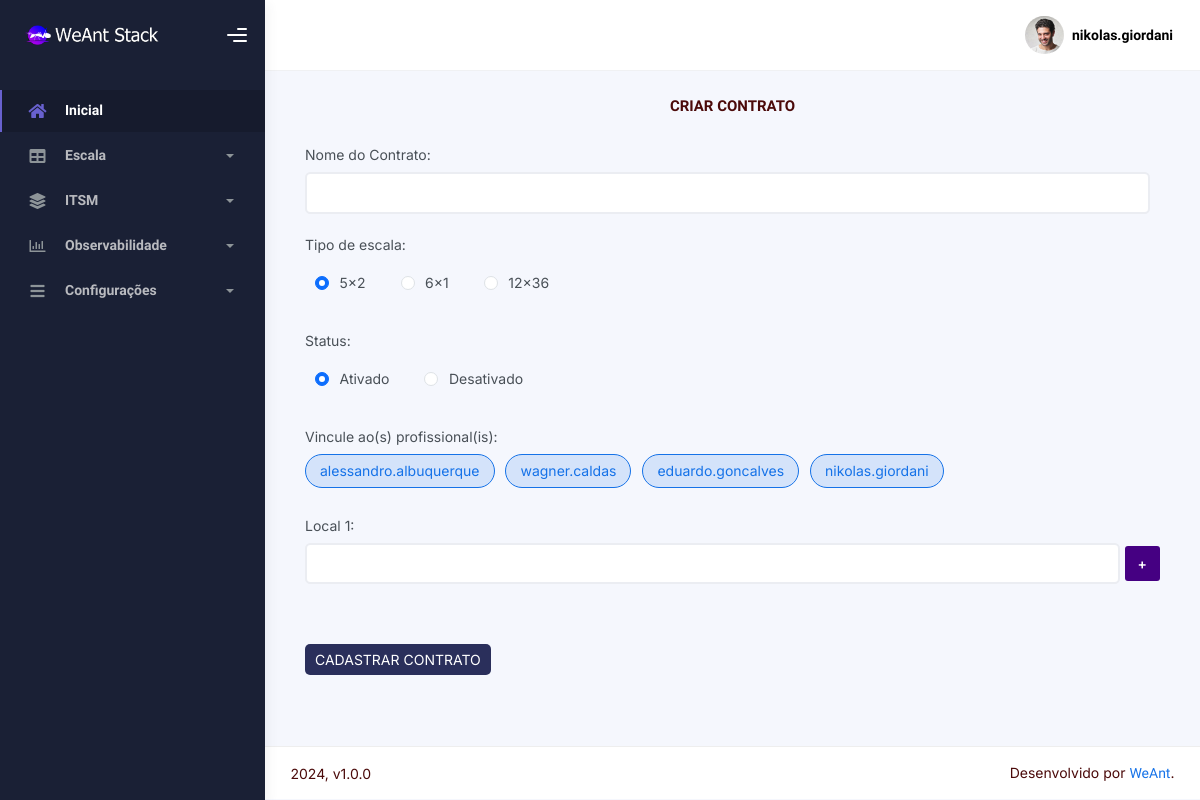
Page /criarcontrato.php (signed in) on the earlier database version.
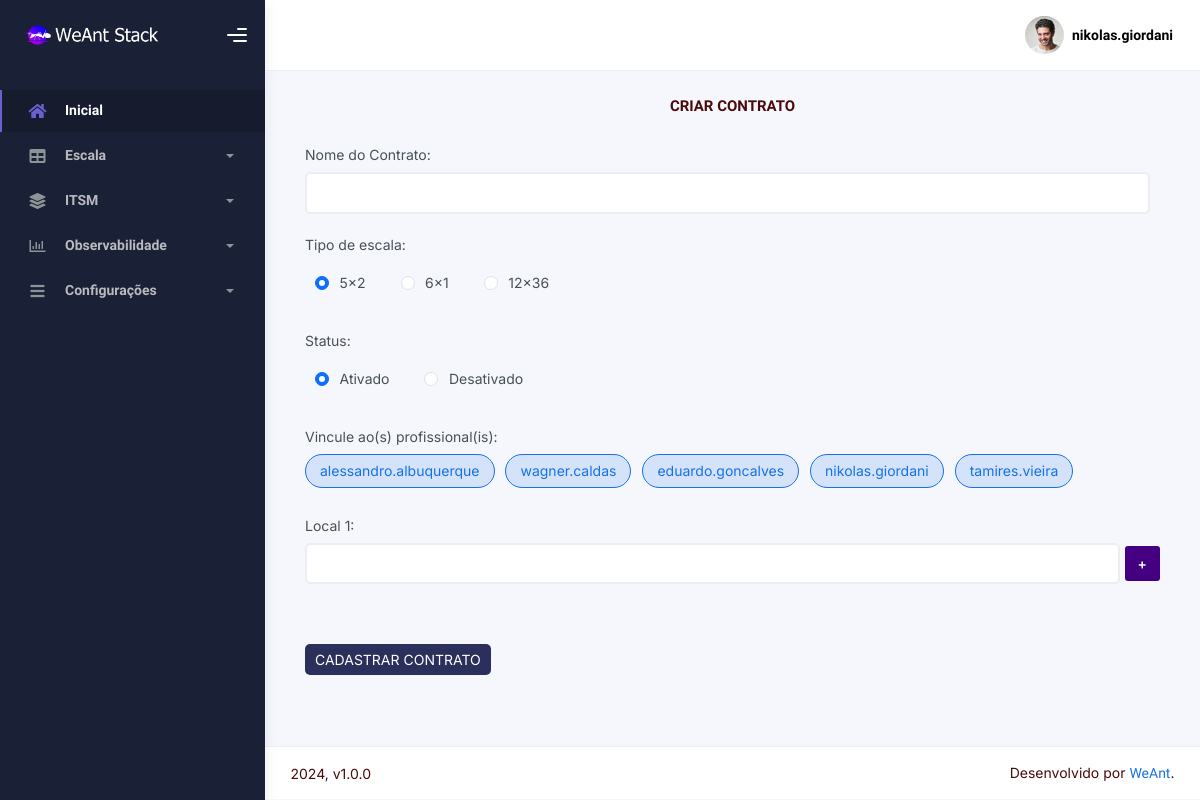
Same page on the later database version.
### tables this page shows
CREATE TABLE `usuario` (
  `id` int(11) NOT NULL,
  `login` varchar(60) NOT NULL,
  `senha` varchar(60) NOT NULL,
  `nome` varchar(60) NOT NULL,
  `cpf` varchar(60) NOT NULL,
  `nascimento` varchar(60) NOT NULL,
  `genero` varchar(60) NOT NULL,
  `email` varchar(60) NOT NULL,
  `telefone` varchar(60) NOT NULL,
  `departamento` varchar(60) DEFAULT NULL,
  `cargo` varchar(60) DEFAULT NULL,
  `nivel` varchar(60) NOT NULL,
  `pnivel` varchar(60) NOT NULL,
  `ativo` varchar(60) NOT NULL,
  `pativo` varchar(60) NOT NULL,
  `gerasenha` varchar(60) NOT NULL,
  `horario` varchar(60) NOT NULL,
  `dia` varchar(60) NOT NULL,
  `semana` varchar(60) NOT NULL,
  `mes` varchar(60) NOT NULL,
  `ano` varchar(60) NOT NULL,
  `operador` varchar(60) NOT NULL
);

### sec/sec_verifica.php (called while the page is built, shortened)
<?php
include "config.php";
$sqlc = "SELECT * FROM usuario WHERE id=" . $_SESSION['UsuarioID'];
  $query = $conn->query($sqlc);
    $dados = $query->fetch_assoc();
      $idlogado = $dados['id'];
      $usuariologado = $dados['login'];
?>

### sec/pesquisa_coletausuarios.php (the view, shortened to what the changed rows need)
<?php
include "sec_verifica.php";
    $query_validacao_licenca = "SELECT * FROM licenca WHERE id_usuario = '$idlogado'";
        $resultado_validacao_licenca = $conn->query($query_validacao_licenca);
            if ($resultado_validacao_licenca->num_rows > 0){
                $dados_validacao_licenca = $resultado_validacao_licenca->fetch_assoc();
                $id_cliente_validacao_licenca = $dados_validacao_licenca['id_cliente'];
                $query_coleta_usuarios = "SELECT * FROM licenca WHERE id_cliente = '$id_cliente_validacao_licenca'";
                    $resultado_coleta_usuarios = $conn->query($query_coleta_usuarios);
                        while ($dados_coleta_usuarios = $resultado_coleta_usuarios->fetch_assoc()) {
                                $id_coleta_usuarios = $dados_coleta_usuarios['id_usuario'];
                            $query_validacao_usuario = "SELECT * FROM usuario WHERE id = '$id_coleta_usuarios'";
                                $resultado_validacao_usuario = $conn->query($query_validacao_usuario);
                                    while ($dados_validacao_usuario = $resultado_validacao_usuario->fetch_assoc()) {
                                        $id_validacao_usuario = $dados_validacao_usuario['id'];
                                        $login_validacao_usuario = $dados_validacao_usuario['login'];
                                            echo '
                                            <div class="selectgroup selectgroup-pills">
                                                <label class="selectgroup-item">
                                                <input
                                                    type="checkbox"
                                                    name="profissionais[]"
                                                    value="' . $id_validacao_usuario . '"
                                                    class="selectgroup-input"
                                                    checked=""
                                                />
                                                <span class="selectgroup-button">' . $login_validacao_usuario . '</span>
                                            </div>
                                        ';
                                    }
                         }
            }
?>

### tudo_cima.php (shortened to what the changed rows need)
<?php
include "sec/sec_verifica.php";
?>
<html lang="br">
  <head>
    <link rel="stylesheet" href="assets/css/bootstrap.min.css" />
    <link rel="stylesheet" href="assets/css/plugins.min.css" />
    <link rel="stylesheet" href="assets/css/kaiadmin.min.css" />
    <link rel="stylesheet" href="assets/css/calendario.css" />
    <link rel="stylesheet" href="assets/css/usuarios.css" />
    <link rel="stylesheet" href="assets/css/contratos.css" />
    <link rel="stylesheet" href="assets/css/geral.css" />
    <link rel="stylesheet" href="assets/css/demo.css" />
  </head>
  <body>
    <div class="wrapper">
      <div class="main-panel">
        <div class="main-header">
          <nav class="navbar navbar-header navbar-header-transparent navbar-expand-lg border-bottom">
            <div class="container-fluid">
              <ul class="navbar-nav topbar-nav ms-md-auto align-items-center">
                <li class="nav-item topbar-user dropdown hidden-caret">
                  <a
                    class="dropdown-toggle profile-pic"
                    data-bs-toggle="dropdown"
                    href="#"
                    aria-expanded="false"
                  >
                    <span class="profile-username">
                      <span class="fw-bold"><?php echo $usuariologado ?></span>
                    </span>
                  </a>
                </li>
              </ul>
            </div>
          </nav>
        </div>
        <div class="container">
    <div class="page-inner">

Differences in the rows shown:
added usuario: login "tamires.vieira"
